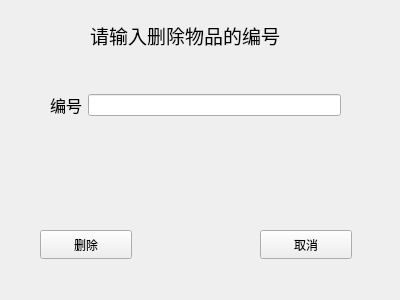
<?xml version="1.0" encoding="UTF-8"?>
<ui version="4.0">
 <class>deleteItems</class>
 <widget class="QWidget" name="deleteItems">
  <property name="geometry">
   <rect>
    <x>0</x>
    <y>0</y>
    <width>400</width>
    <height>300</height>
   </rect>
  </property>
  <property name="windowTitle">
   <string>删除物品</string>
  </property>
  <widget class="QLabel" name="Headline">
   <property name="geometry">
    <rect>
     <x>90</x>
     <y>20</y>
     <width>230</width>
     <height>30</height>
    </rect>
   </property>
   <property name="font">
    <font>
     <pointsize>14</pointsize>
    </font>
   </property>
   <property name="text">
    <string>请输入删除物品的编号</string>
   </property>
  </widget>
  <widget class="QPushButton" name="deleteButton">
   <property name="geometry">
    <rect>
     <x>40</x>
     <y>230</y>
     <width>92</width>
     <height>29</height>
    </rect>
   </property>
   <property name="text">
    <string>删除</string>
   </property>
  </widget>
  <widget class="QPushButton" name="exitButton">
   <property name="geometry">
    <rect>
     <x>260</x>
     <y>230</y>
     <width>92</width>
     <height>29</height>
    </rect>
   </property>
   <property name="text">
    <string>取消</string>
   </property>
  </widget>
  <widget class="QWidget" name="layoutWidget">
   <property name="geometry">
    <rect>
     <x>50</x>
     <y>80</y>
     <width>291</width>
     <height>51</height>
    </rect>
   </property>
   <layout class="QHBoxLayout" name="horizontalLayout">
    <item>
     <widget class="QLabel" name="ID">
      <property name="text">
       <string>&lt;html&gt;&lt;head/&gt;&lt;body&gt;&lt;p&gt;&lt;span style=&quot; font-size:12pt;&quot;&gt;编号&lt;/span&gt;&lt;/p&gt;&lt;/body&gt;&lt;/html&gt;</string>
      </property>
     </widget>
    </item>
    <item>
     <widget class="QLineEdit" name="lineEdit"/>
    </item>
   </layout>
  </widget>
 </widget>
 <resources/>
 <connections/>
</ui>
